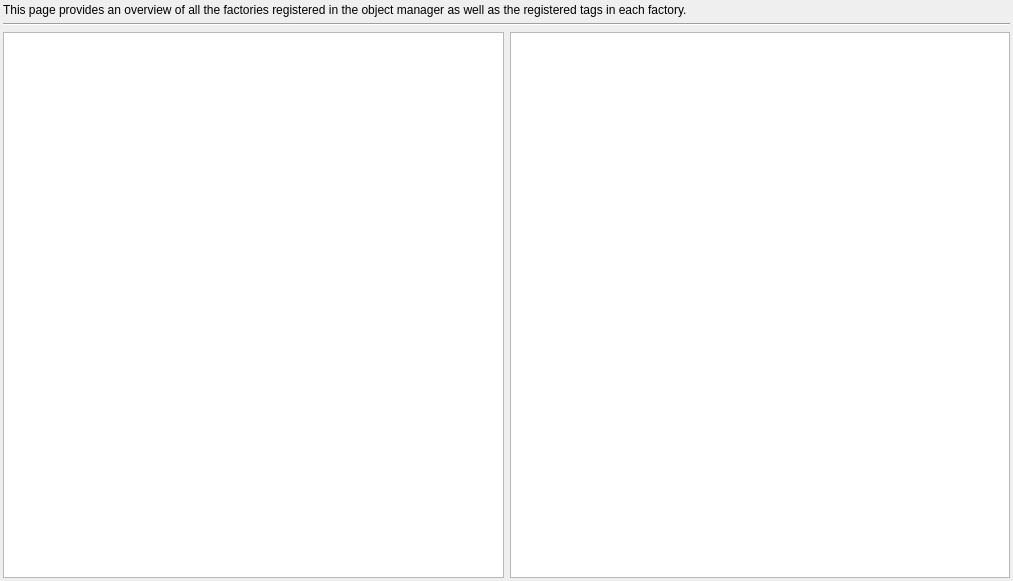
          <widget class="QWidget" name="pageFactories">
           <property name="geometry">
            <rect>
             <x>0</x>
             <y>0</y>
             <width>1013</width>
             <height>581</height>
            </rect>
           </property>
           <attribute name="label">
            <string>Factories</string>
           </attribute>
           <layout class="QGridLayout" name="gridLayout">
            <property name="leftMargin">
             <number>3</number>
            </property>
            <property name="topMargin">
             <number>3</number>
            </property>
            <property name="rightMargin">
             <number>3</number>
            </property>
            <property name="bottomMargin">
             <number>3</number>
            </property>
            <item row="0" column="0" colspan="2">
             <widget class="QLabel" name="label_4">
              <property name="text">
               <string>This page provides an overview of all the factories registered in the object manager as well as the registered tags in each factory. </string>
              </property>
              <property name="wordWrap">
               <bool>true</bool>
              </property>
             </widget>
            </item>
            <item row="1" column="0" colspan="2">
             <widget class="Line" name="line_3">
              <property name="orientation">
               <enum>Qt::Horizontal</enum>
              </property>
             </widget>
            </item>
            <item row="2" column="0" colspan="2">
             <layout class="QHBoxLayout" name="horizontalLayout_2">
              <item>
               <widget class="QListWidget" name="listFactories"/>
              </item>
              <item>
               <widget class="QListWidget" name="listFactoryItemIDs"/>
              </item>
             </layout>
            </item>
           </layout>
          </widget>
